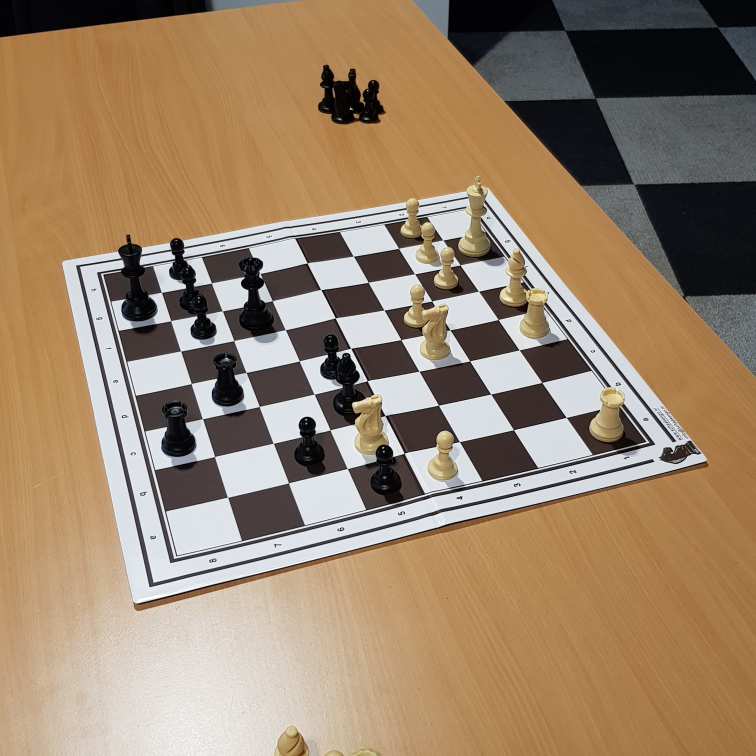
#> input picture data/image3.jpg, 3024 x 3024 px, found by its file name (shown at 1/4 size)
$ python picker.py
#> lines starting #> are read from the running program, lines starting #| are printed output that depends on the picture; after the words box and inside, x2 and y2 are one past the last pixel; in counts of white or black regions, pixels touching at a corner belong together
### BoardDetector_Lattice_Points/CornerExtractor.py
import torch
import numpy as np
from matplotlib import pyplot as plt

import cv2

from skimage.metrics import structural_similarity as ssim


# Function to compute intersection of a line with image borders
# [92 lines left out: functions get_line_points, intersection_polar, cross_bin_intersections, line_cross_center, not called in this run]


def cluster(items, deltas):
    grid = {}

    for line in items:
        i1 = line[0]
        i2 = line[1]
        # Compute grid index
        i1_bin = int(torch.Tensor.round(i1 / deltas[0]))
        i2_bin = int(torch.Tensor.round(i2 / deltas[1]))

        if (i1, i2) not in grid:
            grid[(i1_bin, i2_bin)] = (0, torch.zeros(2))
        current = grid[(i1_bin, i2_bin)]
        grid[(i1_bin, i2_bin)] = (current[0] + 1, current[1] + line)

    # Compute mean for each bin
    filtered_items = []
    for idx, (itemCount, vals) in grid.items():
        filtered_items.append((vals[0]/itemCount, vals[1]/itemCount))

    return torch.tensor(filtered_items)


square_size = 32


# [15 lines left out: functions getStructBoard, warp, not called in this run]


def reverseWarp(src_pts, dst_pts, newSize):
    image = getStructBoard()
    return warp(dst_pts, src_pts, image, newSize)


# [7 lines left out: function calc_error, not called in this run]

    # intersection = np.logical_and(edges, warpped).sum()
    # return -(2.0 * intersection) / (edges.sum() + warpped.sum())

    # return ssim(edges.numpy(), warpped, data_range=1)


class CornerExtractor:
    def __init__(self, EdgeThresholds=(100, 700), LinesThresholds=(1.5, 300), ClusterDeltas=(60, np.pi/180 * 10), PointClusterDeltas=(5, 5), SquareSizeFiltering=100):
        self.EdgeThresholds = EdgeThresholds
        self.LinesThresholds = LinesThresholds
        self.ClusterDeltas = ClusterDeltas
        self.PointClusterDeltas = PointClusterDeltas
        self.SquareSizeFiltering = SquareSizeFiltering

        self.img = None
        self.edges = None
        self.lines = None
        self.clustered_lines = None
        self.line_bins = None
        self.intersections = None
        self.clustered_interesections = None
        self.intercepts = None
        self.square_filtered_bins = None
        self.centrals = None
        self.oriented_centrals = None

    def checkImage(self):
        if (self.img is None):
            raise ValueError("Image Missing")

    def checkEdges(self):
        if (self.edges is None):
            self.detectEdges()

    def checkLines(self):
        if (self.lines is None):
            self.detectLines()

    def checkClustered(self):
        if (self.clustered_lines is None):
            self.compute_clusteredLines()

    def checkLineBins(self):
        if (self.line_bins is None):
            self.compute_line_bins()

    def checkIntersections(self):
        if (self.intersections is None):
            self.compute_intersections()

    def checkClusteredIntersections(self):
        if (self.clustered_interesections is None):
            self.compute_clustered_intersections()

    def checkIntercepts(self):
        if (self.intercepts is None):
            self.compute_intercepts()

    def checkSquareFiltered(self):
        if (self.square_filtered_bins is None):
            self.compute_filtered_bins()

    def checkCentrals(self):
        if (self.centrals is None):
            self.compute_cross_centrals()

    def checkOrientedCentrals(self):
        if (self.oriented_centrals is None):
            self.compute_orient()

    def clear(self):
        self.img = None
        self.edges = None
        self.lines = None
        self.clustered_lines = None
        self.line_bins = None
        self.intersections = None
        self.clustered_interesections = None
        self.intercepts = None
        self.square_filtered_bins = None
        self.centrals = None
        self.oriented_centrals = None

    def setImg(self, x):
        self.clear()
        self.img = x

    def detectEdges(self):
        self.checkImage()

        self.edges = cv2.Canny(
            self.img, self.EdgeThresholds[0], self.EdgeThresholds[1])

        return self.edges

    def detectLines(self):
        self.checkEdges()

        self.lines = cv2.HoughLines(
            self.edges, rho=self.LinesThresholds[0], theta=np.pi/180, threshold=self.LinesThresholds[1])

        self.lines = torch.tensor(self.lines).squeeze()
        # self.lines[self.lines[:, 0] < 0, 1] -= np.pi
        # self.lines[self.lines[:, 0] < 0, 0] *= -1

        # self.lines[self.lines[:, 1] < 0, 1] += np.pi

        return self.lines

    # [5 lines left out: function getImageSize, not called in this run]

    def apply(self):
        self.checkImage()
        self.detectEdges()
        self.detectLines()
        self.compute_clusteredLines()
        self.compute_line_bins()
        # self.compute_intersections()
        # self.compute_clustered_intersections()

        self.compute_intercepts()
        self.compute_filtered_bins()
        self.compute_cross_centrals()
        self.compute_orient()

    # [142 lines left out: functions interactivePlot, plotLinesGraph, overlayLines, not called in this run]

    def compute_clusteredLines(self, lines=None, deltas=None):
        """
        Groups and averages lines based on (rho, theta) proximity.
        - lines: Output from cv2.HoughLines()
        - delta_r: Grid size for rho
        - delta_theta: Grid size for theta
        """

        if (lines is None):
            self.checkLines()
            lines = self.lines

        if (deltas is None):
            deltas = self.ClusterDeltas

        self.clustered_lines = cluster(lines, self.ClusterDeltas)
        return self.clustered_lines

    def clustered_interactivePlot(self):
        self.checkClustered()
        self.interactivePlot(self.clustered_lines)

    def clustered_plotLinesGraph(self, showGrid=False):
        self.checkClustered()
        self.plotLinesGraph(self.clustered_lines, showGrid=showGrid)

    def clustered_overlayLines(self):
        self.checkClustered()
        self.overlayLines(self.clustered_lines)

    # [280 lines left out: functions compute_line_bins, preview_bins, compute_intersections, overlayIntersections, compute_clustered_intersections, compute_intercepts and 4 more, not called in this run]

### BoardDetector_Lattice_Points/picker.py
import numpy as np
from PIL import Image
import cv2

from CornerExtractor import CornerExtractor
CE = CornerExtractor(ClusterDeltas=(100, np.pi/180 * 10))

image_file_path = "data/image3.jpg"
img = np.array(Image.open(image_file_path))
#> img is the input picture: shape (3024, 3024, 3); mean R, G, B 155, 132, 107.6

img_gray = cv2.cvtColor(img, cv2.COLOR_RGB2GRAY)
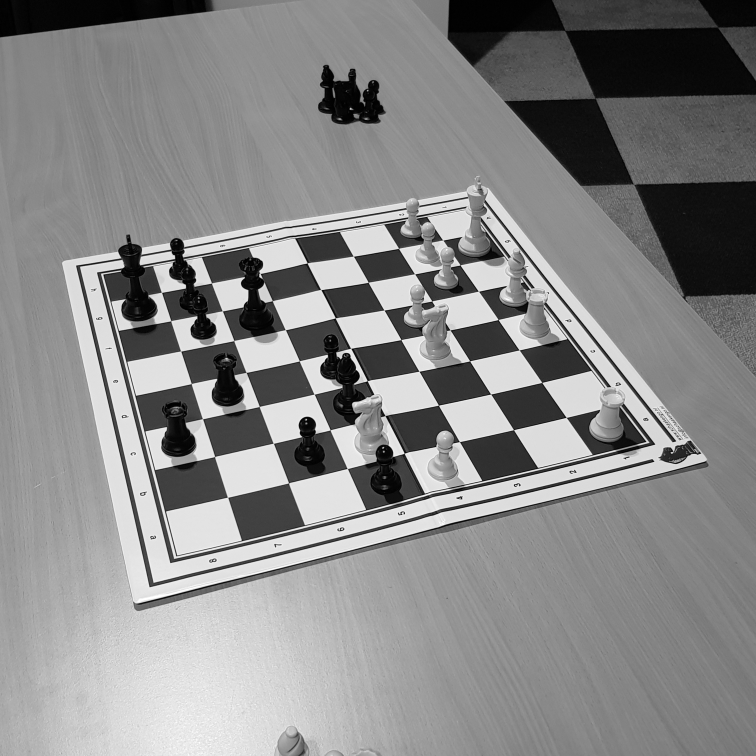
#> img_gray: shape (3024, 3024) (shown at 1/4 size); min 0, max 255, mean 136.1
CE.setImg(img_gray)
CE.apply()
#> in detectEdges, `self.edges = cv2.Canny( self.img, self.EdgeThresholds[0], self.EdgeThr..`:
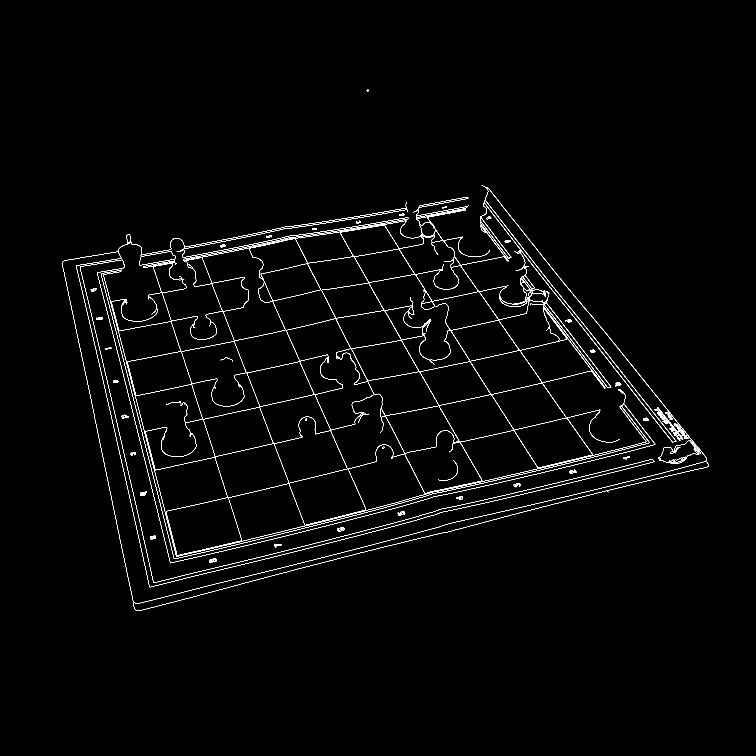
#> self.edges: shape (3024, 3024) (shown at 1/4 size); 0.83% white in thin lines or dots, all inside (x1, y1, x2, y2) = (247, 359, 2834, 2444)
#> in detectLines, `self.lines = cv2.HoughLines( self.edges, rho=self.LinesThresholds[0], ..`: self.lines = 93 rows, first 8: [2425.5, 1.33], [2475, 1.33], [-75, 2.91], [-58.5, 2.91], [-1044, 2.46], [-898.5, 2.53], [2413.5, 1.33], [-709.5, 2.62]
#> (the call stopped at in detectLines, `self.lines = torch.tensor(self.lines).squeeze()`: torch is not available in this run)
#> in compute_clusteredLines, `lines = self.lines`: lines has the same summary as self.lines in detectLines
#> the loop in cluster, `for line in items:` made 1 pass
#> after the loop in cluster, `for line in items:`: grid = 0 items
#> (the run stopped early here; a loop or call above may not have finished)

$ run again, with data/image1.jpg copied over data/image3.jpg
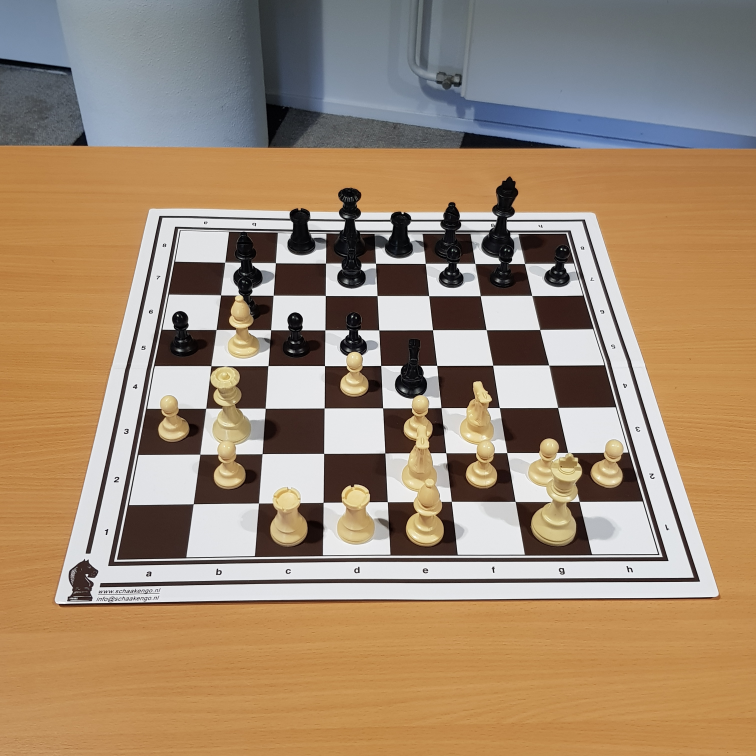
#> input picture data/image1.jpg, 3024 x 3024 px, found by its file name (shown at 1/4 size)
#> img is the input picture: shape (3024, 3024, 3); mean R, G, B 160.6, 137.7, 113.4
#> `img_gray = cv2.cvtColor(img, cv2.COLOR_RGB2GRAY)`:
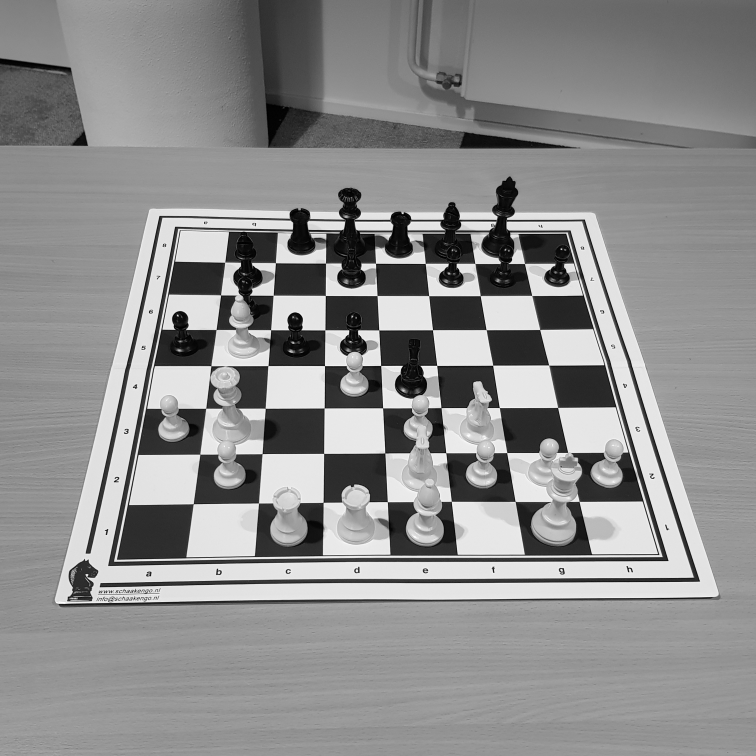
#> img_gray: shape (3024, 3024) (shown at 1/4 size); min 0, max 255, mean 141.8
#> in detectEdges, `self.edges = cv2.Canny( self.img, self.EdgeThresholds[0], self.EdgeThr..`:
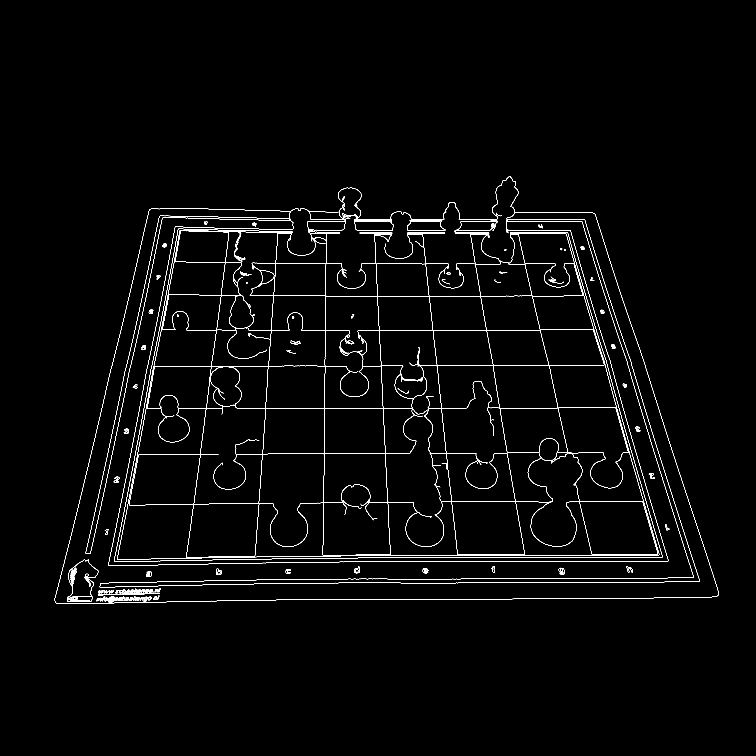
#> self.edges: shape (3024, 3024) (shown at 1/4 size); 0.96% white in thin lines or dots, all inside (x1, y1, x2, y2) = (218, 705, 2875, 2416)
#> self.lines = 77 rows, first 8: [2230.5, 1.57], [2221.5, 1.57], [1183.5, 1.57], [1173, 0.0698], [2245.5, 1.55], [922.5, 1.57], [2254.5, 1.55], [1633.5, 1.57]
#> lines has the same summary as self.lines in detectLines
#> the loop in cluster, `for line in items:` made 1 pass
#> after the loop in cluster, `for line in items:`: grid = 0 items

$ run again, with data/image2.jpg copied over data/image3.jpg
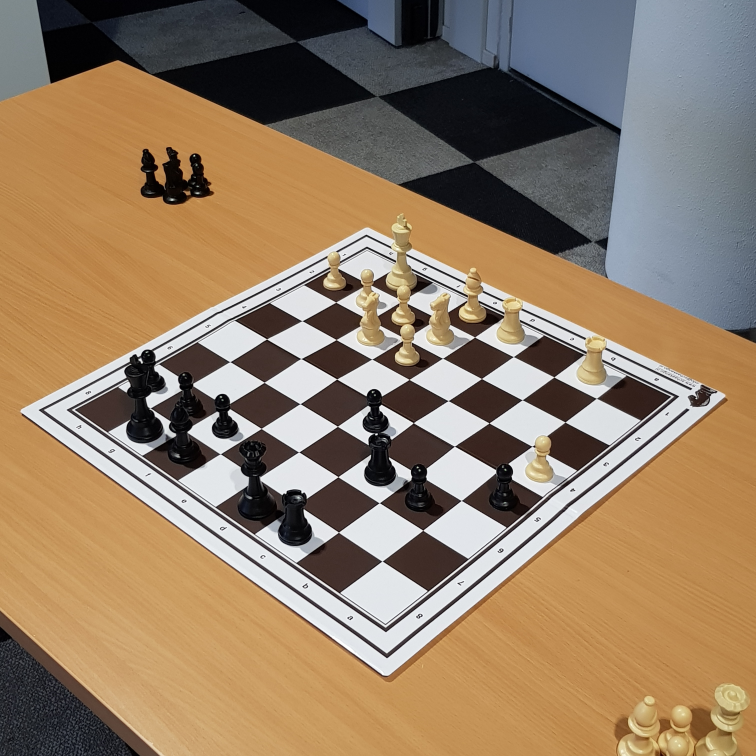
#> input picture data/image2.jpg, 3024 x 3024 px, found by its file name (shown at 1/4 size)
#> img is the input picture: shape (3024, 3024, 3); mean R, G, B 148.3, 126.3, 102.1
#> `img_gray = cv2.cvtColor(img, cv2.COLOR_RGB2GRAY)`:
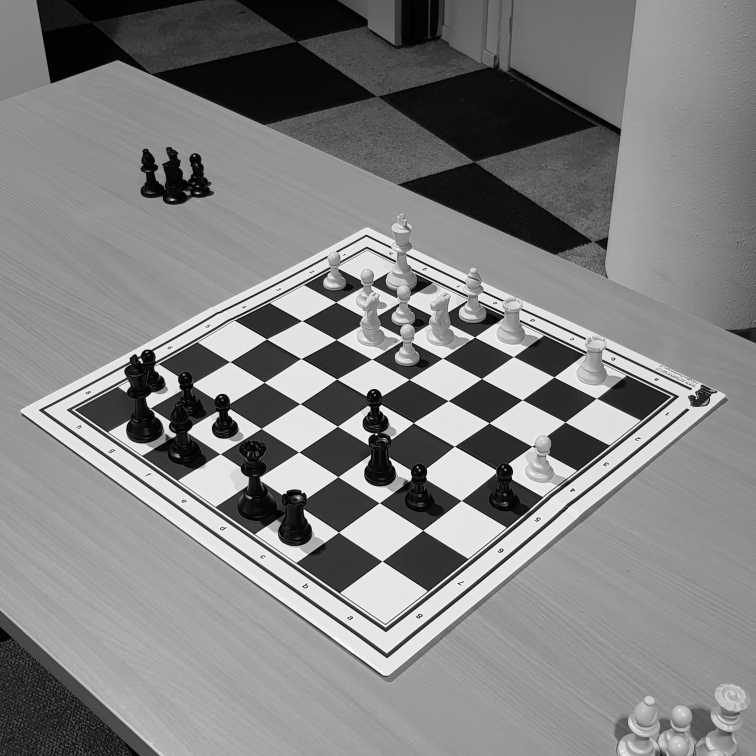
#> img_gray: shape (3024, 3024) (shown at 1/4 size); min 0, max 255, mean 130.1
#> in detectEdges, `self.edges = cv2.Canny( self.img, self.EdgeThresholds[0], self.EdgeThr..`:
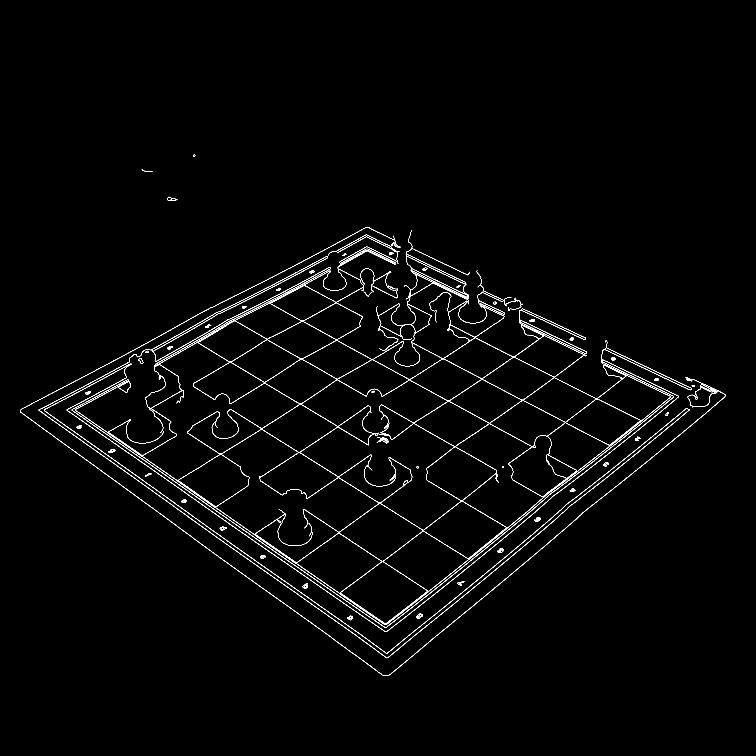
#> self.edges: shape (3024, 3024) (shown at 1/4 size); 0.93% white in thin lines or dots, all inside (x1, y1, x2, y2) = (81, 619, 2902, 2704)
#> self.lines = 133 rows, first 8: [1285.5, 2.2], [1189.5, 2.18], [1177.5, 2.18], [250.5, 2.02], [766.5, 2.11], [1251, 2.18], [1168.5, 2.18], [2928, 0.908]
#> lines has the same summary as self.lines in detectLines
#> the loop in cluster, `for line in items:` made 1 pass
#> after the loop in cluster, `for line in items:`: grid = 0 items

$ run again, with data/image_0.jpg copied over data/image3.jpg
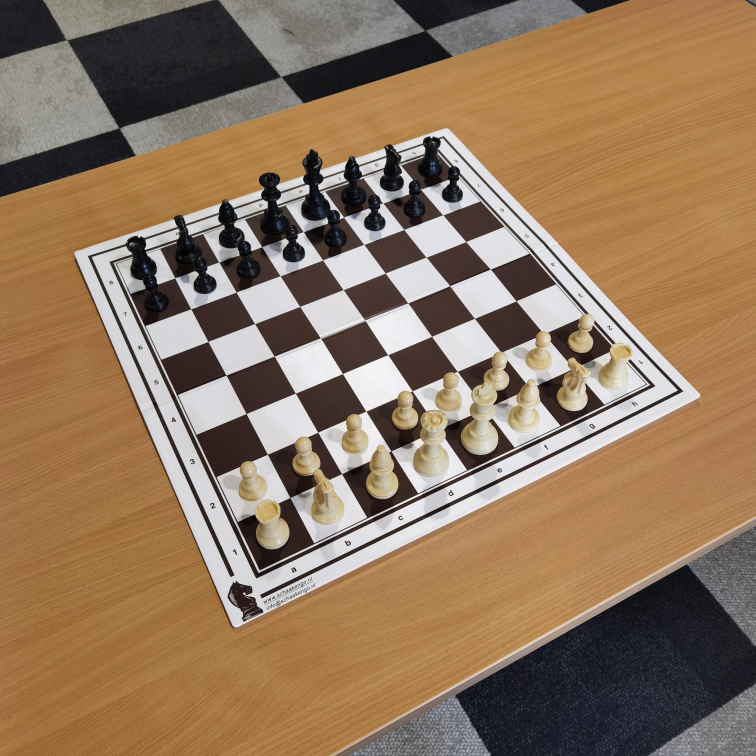
#> input picture data/image_0.jpg, 3024 x 3024 px, found by its file name (shown at 1/4 size)
#> img is the input picture: shape (3024, 3024, 3); mean R, G, B 145.2, 119.4, 94.1
#> `img_gray = cv2.cvtColor(img, cv2.COLOR_RGB2GRAY)`:
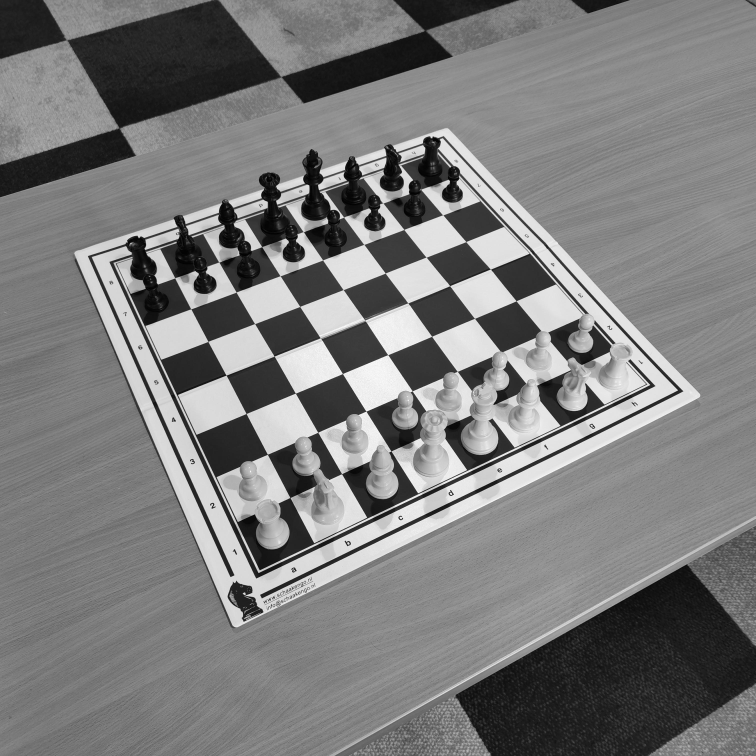
#> img_gray: shape (3024, 3024) (shown at 1/4 size); min 0, max 255, mean 124.2
#> in detectEdges, `self.edges = cv2.Canny( self.img, self.EdgeThresholds[0], self.EdgeThr..`:
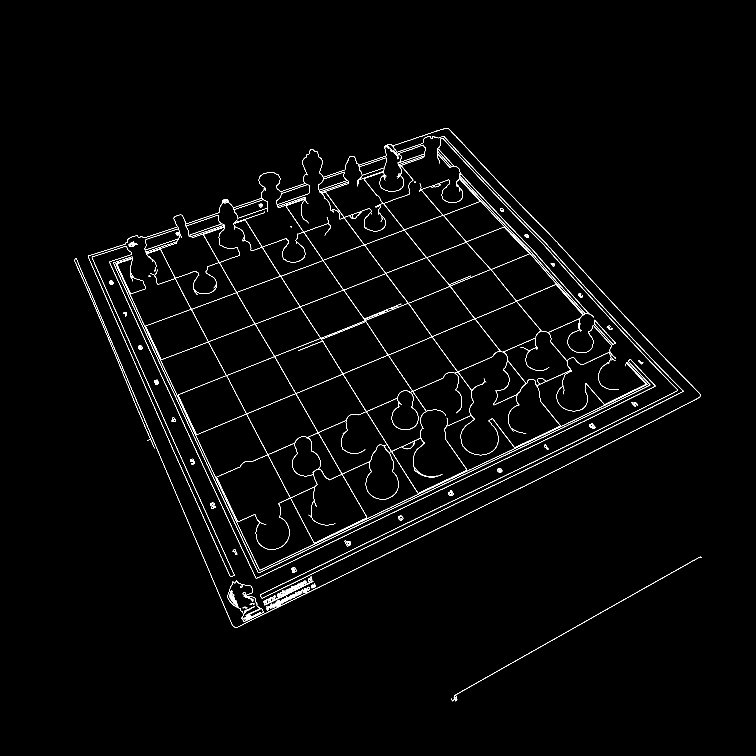
#> self.edges: shape (3024, 3024) (shown at 1/4 size); 0.97% white in thin lines or dots, all inside (x1, y1, x2, y2) = (298, 512, 2806, 2805)
#> self.lines = 99 rows, first 8: [2610, 1.12], [34.5, 2.71], [123, 2.74], [2595, 1.12], [27, 2.71], [-237, 2.62], [51, 2.71], [1575, 1.2]
#> lines has the same summary as self.lines in detectLines
#> the loop in cluster, `for line in items:` made 1 pass
#> after the loop in cluster, `for line in items:`: grid = 0 items
